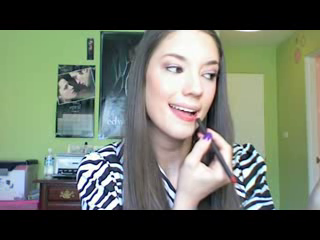
#> input picture frame 16 of python_scripts/test.avi, 320 x 240 px
$ python test.py
#> lines starting #> are read from the running program, lines starting #| are printed output that depends on the picture
import numpy as np
import cv2

cap = cv2.VideoCapture('test.avi')

while(cap.isOpened()):
    ret, frame = cap.read()
#> frame is the input picture: shape (240, 320, 3); mean B, G, R 98.7, 113, 105

    gray = cv2.cvtColor(frame, cv2.COLOR_BGR2GRAY)
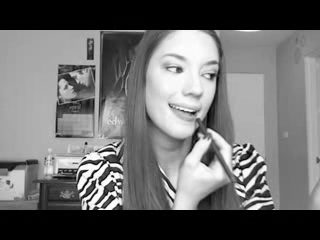
#> gray: shape (240, 320); min 0, max 255, mean 109

    cv2.imshow('frame',gray)
    if cv2.waitKey(1) & 0xFF == ord('q'):
#> (key q is pressed here)
        break
cv2.waitKey(0)

$ run again, starting later in the video
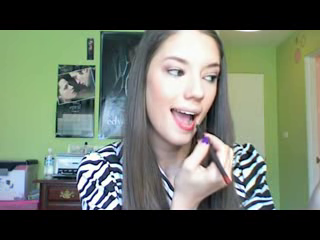
#> input picture frame 74 of python_scripts/test.avi, 320 x 240 px
#> frame is the input picture: shape (240, 320, 3); mean B, G, R 98.3, 112.6, 103.9
#> `gray = cv2.cvtColor(frame, cv2.COLOR_BGR2GRAY)`:
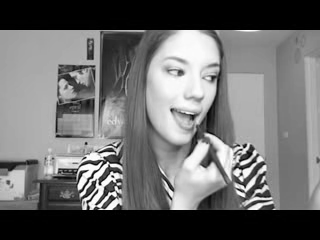
#> gray: shape (240, 320); min 0, max 255, mean 108.3

$ run again, starting later in the video
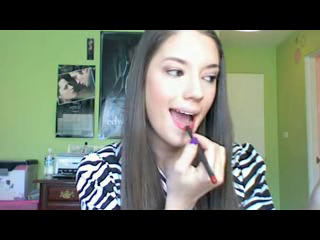
#> input picture frame 132 of python_scripts/test.avi, 320 x 240 px
#> frame is the input picture: shape (240, 320, 3); mean B, G, R 97.7, 112.2, 103.6
#> `gray = cv2.cvtColor(frame, cv2.COLOR_BGR2GRAY)`:
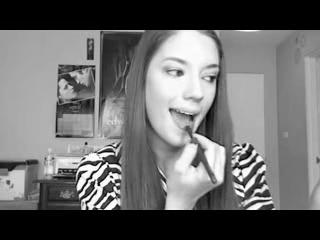
#> gray: shape (240, 320); min 0, max 255, mean 108
